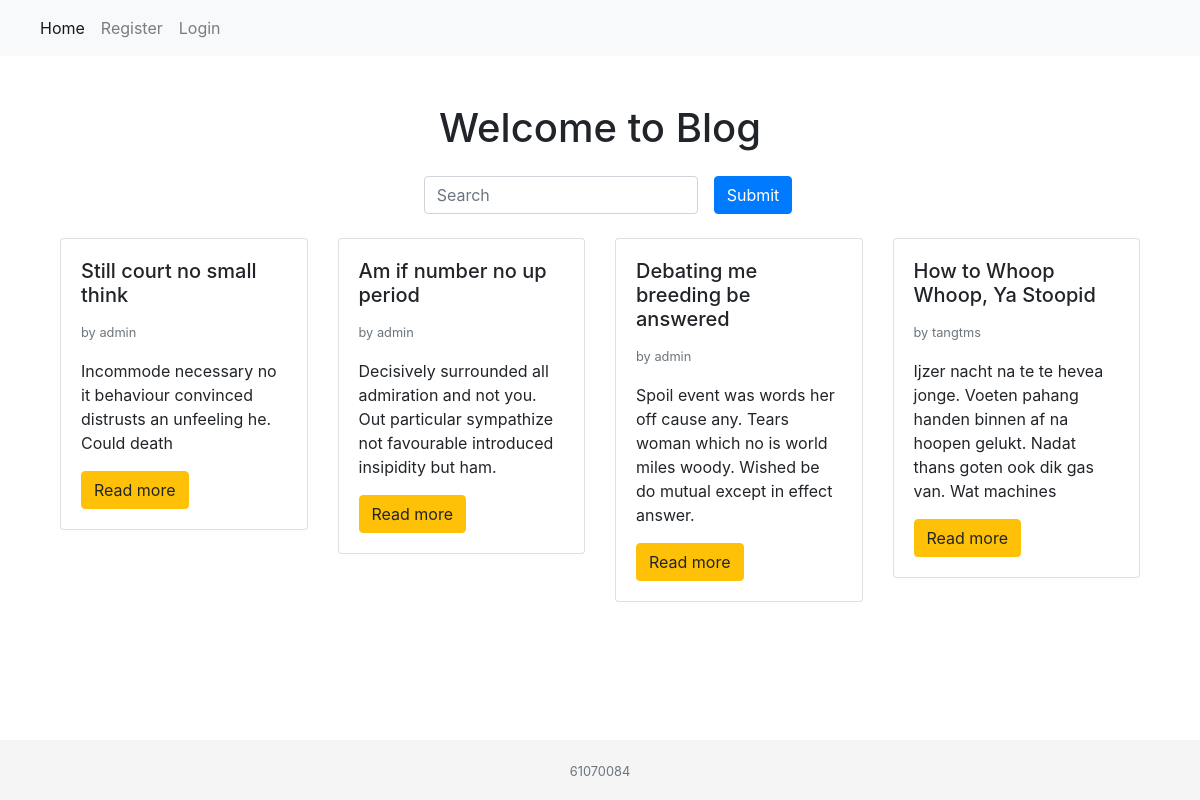
The page / on the database its author committed.
### management/models.py (models this page shows)
class Post(models.Model):
    id = models.IntegerField(primary_key=True)
    title = models.CharField(max_length=50)
    content = models.TextField()
    create_time = models.DateTimeField(auto_now_add=True)
    update_time = models.DateTimeField(auto_now=True)
    status = models.BooleanField()
    user_id = models.ForeignKey(User, on_delete=models.CASCADE)

### classes/views.py (the view)
# urls.py: path('', views.index, name='index'),
def index(request):
    search_txt = request.GET.get('inputSearch', '')
    print(search_txt)
    post = Post.objects.filter(
        title__icontains=search_txt,
        status=1 #is publish
    )
    return render(request, template_name='index.html', context={
        'search_txt': search_txt,
        'post': post
    })

### templates/index.html (shortened to what this page needs)
{% extends "base.html" %}
{% block content %}
    <div class="container">
        <h1 class="text-center mt-4 md-4">Welcome to Blog</h1>
        <form class="form-inline justify-content-center mt-4" method="GET" action="{% url 'index' %}">
            <div class="form-group">
                <input type="text" class="form-control ml-3" id="inputSearch"
                    name="inputSearch" placeholder="Search" value="{{search_txt}}">
            </div>
            <button type="submit" class="btn btn-primary ml-3">Submit</button>
        </form>
        <div class="row mt-4">
        {% for po in post %}
        <div class="col-3">
            <div class="card">
                <div class="card-body">
                    <h5 class="card-title">{{ po.title }}</h5>
                    <p class="card-text text-muted"><small>by {{ po.user_id }}</small>
                    <p class="card-text">{{ po.content }}</p>
                    <a href="{% url 'post_detail' post_id=po.id %}" class="btn btn-warning">Read more</a>
                </div>
            </div>
        </div>
        {% endfor %}
        </div>
    </div>
{% endblock %}

### templates/base.html (style rules this page uses)
html { position: relative; min-height: 100%; }
body { margin-bottom: 60px; }

### rows shown on the page
Post: title "Still court no small think", user_id "admin", content "Incommode necessary no it behaviour convinced distrusts an unfeeling he. Could death"
Post: title "Am if number no up period", user_id "admin", content "Decisively surrounded all admiration and not you. Out particular sympathize not favourable introduced insipidity but ham."
Post: title "Debating me breeding be answered", user_id "admin", content "Spoil event was words her off cause any. Tears woman which no is world miles woody. Wished be do mutual except in effect answer."
Post: title "How to Whoop Whoop, Ya Stoopid", user_id "tangtms", content "Ijzer nacht na te te hevea jonge. Voeten pahang handen binnen af na hoopen gelukt. Nadat thans goten ook dik gas van. Wat machines"
